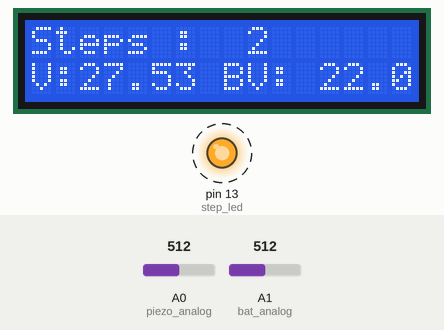
A sketch run on a simulated Arduino Uno, built with avr-gcc and run on an emulated ATmega328P. On the bench: 16×2 character LCD, output pins drawn as LEDs (lit = HIGH). Dashed ring = blinking. The inputs (shaded band) are chosen by the test bench; at power-on: A1 (bat_analog) = 512, A0 (piezo_analog) = 512. What the sketch prints to the serial monitor is not drawn.

Above: at 13.4 s.
13.5 s: A1 (bat_analog) set to 98
At 14.06 s:
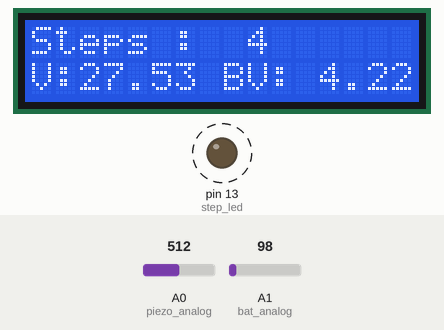
15.4 s: A1 (bat_analog) set to 85
At 16.6 s:
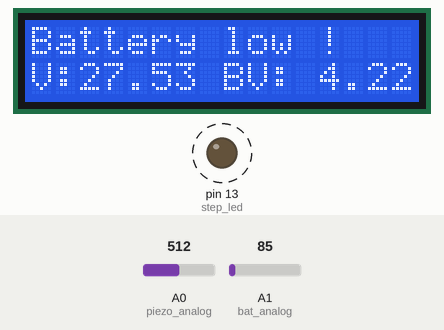
18.4 s: A1 (bat_analog) set to 122
At 21.31 s:
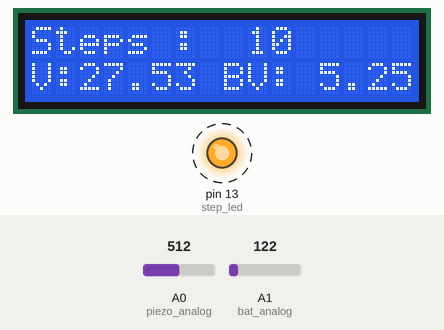
21.4 s: A0 (piezo_analog) set to 11
At 22.3 s:
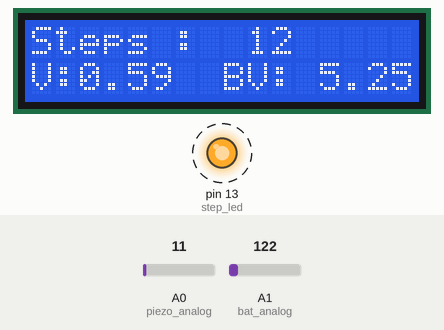
23.4 s: A0 (piezo_analog) set to 8
At 24.1 s:
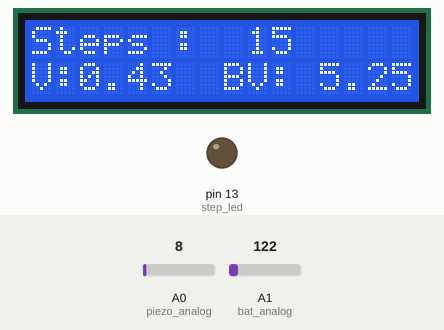
25.2 s: A0 (piezo_analog) set to 122
At 25.55 s:
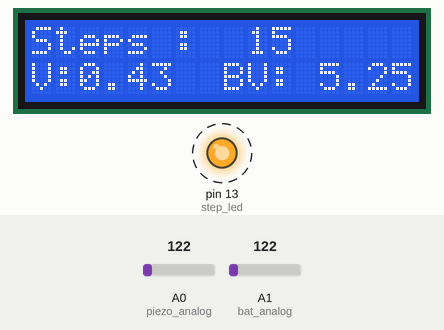
Timing chart, 0 to 28.1 s (numbered marks = the images above; inputs shaded):
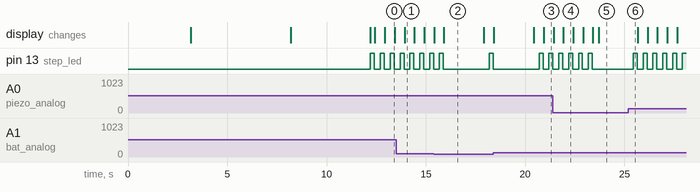

The sketch:

Footstep-Power-Generation-System.ino
```cpp
#include <Wire.h>
#include <LiquidCrystal_I2C.h>

LiquidCrystal_I2C lcd(0x27, 16, 2); // set the LCD address to 0x27 for a 16 chars and 2 line display


// GPIO pins

float piezo_analog = A0; // voltage divider on analog pin A0 (piezo)
float bat_analog = A1; // voltage divider on analog pin A1 (battery)
const int step_led = 13 ; // led indicator for footstep

//Variables

float P_value = 0; // to store analog readings
float B_value = 0;

float P_voltage = 0; // to store voltage raedings
float B_voltage = 0;

float R1 = 100000.0 ; // R1 (100k)
float R2 = 10000.0  ;// R2 (10k)

int step_count = 0; // to count footstep


void setup() {

  // initialize the lcd

  lcd.init();
  lcd.init();
  lcd.backlight();

  lcd.setCursor(1, 0);
  lcd.print("Initializing....");

  Serial.begin(9600);
  Serial.println(" FootStep Power Generation system begain !");

  pinMode(piezo_analog, INPUT);
  pinMode(bat_analog, INPUT);

  pinMode(step_led, OUTPUT);

  // Print a message to the LCD.
  delay(3000);
  lcd.clear();
  lcd.setCursor(0, 0);
  lcd.print("Foot Step Power ");
  lcd.setCursor(3, 1);
  lcd.print("Generator");
  delay(5000);

  lcd.setCursor(0, 0);
  lcd.print("Plug the Piezo  ");
  lcd.setCursor(0, 1);
  lcd.print("plate & Battery! ");
  delay(4000);
  lcd.clear();

}

void loop() {

  // analog read to get data form input

  P_value = analogRead(piezo_analog); //Piezo plate
  B_value = analogRead(bat_analog); // Battery pack


  // Calculation of voltage

  P_voltage = P_value * (5.0 / 1023) * ((R1 + R2) / R2); // Calculation of voltage for Piezo plate

  B_voltage = B_value * (4.0 / 1023) * ((R1 + R2) / R2); // Calculation of voltage for Battery


 /* P_voltage =   P_voltage * 20 ; // arbitrary value for piezo's voltage */


  if ( P_voltage > 0.50) { // minimum  voltage which can be detecteds

    step_count++; // for footstep incriment by 1
    digitalWrite(step_led, HIGH);
    delay(200);
  }
  digitalWrite(step_led, LOW); // step led always low


  if (B_voltage < 4.0 ) { // minimum battery discharge voltage Alert !!

    // Print a message to the LCD.
    lcd.setCursor(0, 0);
    lcd.print("Battery low !   ");
    Serial.println(" Battery Low !!!!!!!!!!!!!!!!!!!!!!!!!   ");
    delay(2000);
  }


  //Print data on LCD
  lcd.clear();
  lcd.setCursor(0, 0);
  lcd.print("Steps : ");
  lcd.setCursor(9, 0);
  lcd.print(step_count);
  lcd.setCursor(0, 1);
  lcd.print("V:");
  lcd.setCursor(2, 1);
  lcd.print(P_voltage);
  lcd.setCursor(8, 1);
  lcd.print("BV:");
  lcd.setCursor(12, 1);
  lcd.print(B_voltage);


  // debugging values
  Serial.print("Piezo Analog read  : ");
  Serial.print(P_value);
  Serial.print(" Piezo Voltage read : ");
  Serial.print(P_voltage);
  Serial.print(" Footsetps : ");
  Serial.print(step_count);
  Serial.print(" Battery Analog read  : ");
  Serial.print(B_value);
  Serial.print(" Battery Voltage read : ");
  Serial.println(B_voltage);
  delay(200);
}
```

Measured:
- the behaviour switches between 93 and 92 on A1 (bat_analog) (found by bisection; images 1 and 2)
- the behaviour switches between 10 and 9 on A0 (piezo_analog) (found by bisection; images 4 and 5)
- after the input at 15.4 s, pin 13 (step_led): LOW → HIGH after 2.8 s, → LOW 0.20 s later; the display: first differs from a run without the input after 0.50 s (image 2)
- after the input at 23.4 s, pin 13 (step_led): stops changing and stays LOW
- after the input at 25.2 s, pin 13 (step_led): alternates HIGH for 0.20 s and LOW for 0.30 s, starting after 0.24 s
- by itself, pin 13 (step_led): alternates HIGH for 0.20 s and LOW for 0.29 s
- what the display in image 0 shows lasts 0.5 s, from 12.9 s to 13.4 s
